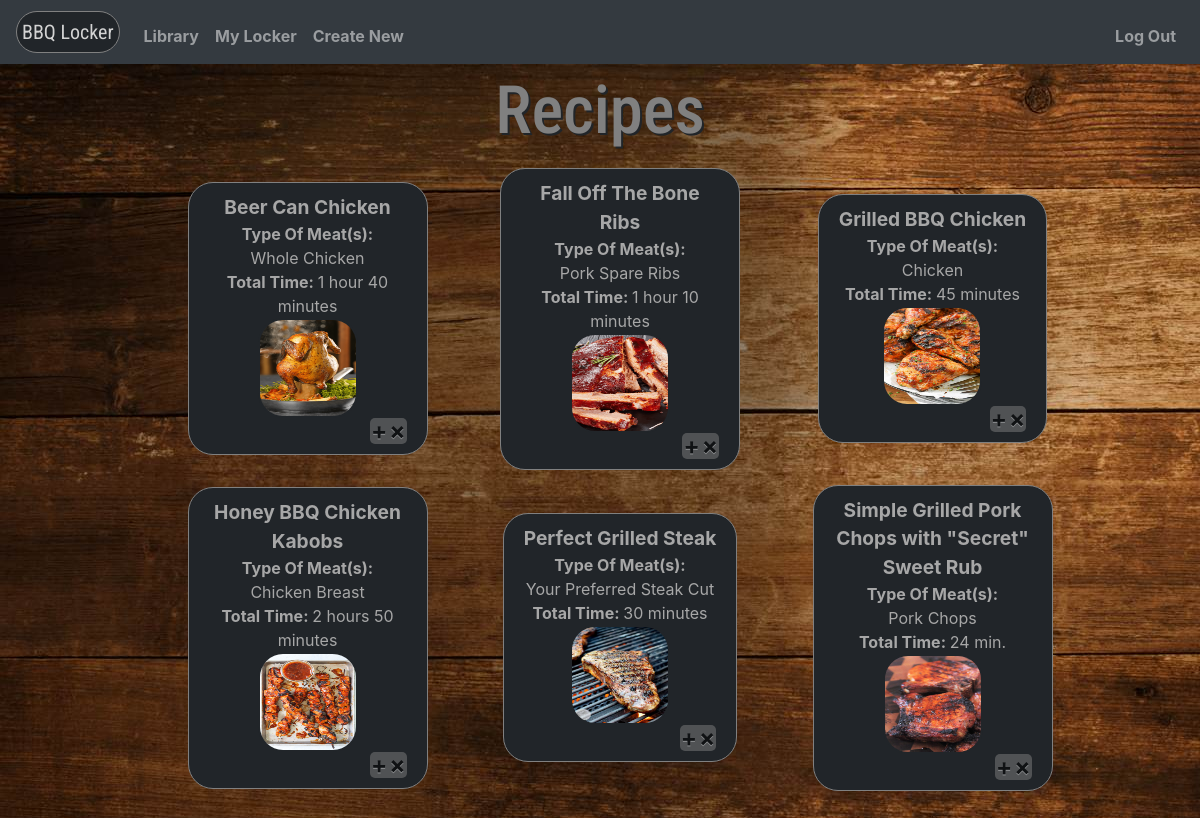
The app's page /library (signed in) with its own data.
### package/models.py (models this page shows)
class Recipe(db.Model):
    id = db.Column(db.Integer, primary_key=True)
    recipeName = db.Column(db.String(10000), unique=True)
    meat = db.Column(db.String(10000))
    totalTime = db.Column(db.String(10000))
    preparation = db.Column(db.String(10000))
    instructions = db.Column(db.String(10000))
    imgName = db.Column(db.String(100), unique=True)
    date = db.Column(db.DateTime(timezone=True), default=func.now())
    user_id = db.Column(db.Integer, db.ForeignKey('user.id'))
    favorites = db.relationship('Favorite')

### package/views.py (the view)
@views.route('/library', methods=['GET', 'POST'])
@login_required
def library():
    recipes = Recipe.query.order_by(Recipe.recipeName)
    favorites = Favorite.query.order_by(Favorite.recipeName)
    return render_template("library.html", user=current_user, recipes=recipes, favorites=favorites)

### package/__init__.py (called while the page is built)
def create_app():
    app = Flask(__name__)
    app.config['SECRET_KEY'] = 'bulldog'
    app.config['SQLALCHEMY_DATABASE_URI'] = f'sqlite:///{DB_NAME}'
    app.config['CSRF_ENABLED'] = True
    app.config['USER_ENABLE_EMAIL'] = False
    db.init_app(app)
    from .views import views
    from .auth import auth
    app.register_blueprint(views, url_prefix='/')
    app.register_blueprint(auth, url_prefix='/')
    from .models import User
    create_database(app)
    login_manager = LoginManager()
    login_manager.login_view = 'auth.login'
    login_manager.init_app(app)
    @login_manager.user_loader
    def load_user(id):
        return User.query.get(int(id))
    return app

### package/templates/library.html (shortened to what this page needs)
{% extends "layout.html" %}
{% block content %}
<h1 class="header-library">Recipes</h1>
<body>
  <ul class="list-grid" id="recipe">
    {% for recipe in recipes %}
    <li class="data-box" >
      <a id="recipeName" onClick="gotoRecipe({{ recipe.id }})">{{ recipe.recipeName }}</a>
      <a id="recipeMeat" onClick="gotoRecipe({{ recipe.id }})"><b>Type Of Meat(s): </b><br />{{ recipe.meat }}</a>
      <a id="totalTime" onClick="gotoRecipe({{ recipe.id }})"><b>Total Time: </b>{{ recipe.totalTime }}</a>
      <img id="libraryImg" onClick="gotoRecipe({{ recipe.id }})" width="100" height="100"  src="/static/userImages/{{ recipe.imgName }}" alt="No Image Uploaded">
      <button id="deleteButton" style="padding: 1px; background-color:grey; border-bottom-right-radius: 5px; border-top-right-radius: 5px;" type="button" class="close" onClick="deleteRecipe({{ recipe.id }})">
        <span aria-hidden="true">&times;</span>
      </button>
      <button id="addFavButton" style="padding: 1px; background-color:grey; border-bottom-left-radius: 5px; border-top-left-radius: 5px;" type="button" class="close" onClick="addFavorite({{ recipe.id }})">
        <span aria-hidden="true">&plus;</span>
      </button>
    </li>
    {% endfor %}
  </ul>
</body>
{% endblock %}

### package/templates/layout.html (shortened to what this page needs)
<!DOCTYPE html>
<html lang="en">
<head>
    <link rel="stylesheet" href="https://cdn.jsdelivr.net/npm/bootstrap@4.5.3/dist/css/bootstrap.min.css"
>
    <link href="/static/styles.css" rel="stylesheet">
</head>
<body>
    <nav class="navbar navbar-expand-lg navbar-dark bg-dark" style="position: fixed; width: 100%; padding: auto; z-index: 999999 !important;">
        <a class="navbar-brand" style="color: lightgrey; background-color:#212529; border: 1px solid grey; border-radius: 25px; padding: 5px;" href="/">BBQ Locker</a>
        <div class="collapse navbar-collapse" id="navbar">
            {% if user.is_authenticated %}
            <ul class="navbar-nav mr-auto mt-2">
                <li class="nav-item"><a class="nav-link" href="/library">Library</a></li>
                <li class="nav-item"><a class="nav-link" href="/favorites">My Locker</a></li>
                <li class="nav-item"><a class="nav-link" href="/createNew">Create New</a></li>
            </ul>
            <ul class="navbar-nav ml-auto mt-2">
                <li class="nav-item"><a class="nav-link" href="/logout">Log Out</a></li>
            </ul>
            {% else %}
            <ul class="navbar-nav ml-auto mt-2">
                <li class="nav-item"><a class="nav-link" href="/register">Register</a></li>
                <li class="nav-item"><a class="nav-link" href="/login">Log In</a></li>
            </ul>
            {% endif %}
        </div>
    </nav>
    <div class="container">{% block content %} {% endblock %}</div>
</body>
</html>

### package/static/styles.css (style rules this page uses)
.container { padding: 60px; }
.navbar-brand { font-family: "Roboto Condensed", sans-serif; }
.nav-item { font-weight: bold; }
body { background-image: url("defaultImages/woodenBackground.jpg"); }
.header-library { color: grey; font-family: Roboto Condensed; font-size: 50pt; text-shadow: 2px 2px #212529; padding: 10px; text-align: center; }
.list-grid { margin: auto; display: grid; list-style-type: none; grid-template-columns: repeat(auto-fit, 15rem); gap: 15px; justify-content: space-evenly; justify-items: center; align-content: space-evenly; align-items: center; }
.list-grid li { display: inline-block; background-color: #212529; padding: 10px 20px 10px 20px; border-radius: 25px; border: 1px solid grey; color: rgb(167, 167, 167); }
.list-grid li #recipeName { display: block; font-weight: bold; font-size: larger; text-align: center; word-wrap: break-word; }
.list-grid li #recipeMeat { display: block; text-align: center; }
.list-grid li #totalTime { display: block; text-align: center; }
.list-grid li img { display: block; color: rgb(112, 28, 28); font-size: auto; text-align: center; margin: auto; border-style: solid; border-color: #212529; border-width: 2px; }
.list-grid li button { bottom: 0; }
img { border-radius: 25px; margin: auto; }
* { box-sizing: border-box; }

### records on screen
Recipe: recipeName "Beer Can Chicken", meat "Whole Chicken", totalTime "1 hour 40 minutes", imgName (picture)
Recipe: recipeName "Fall Off The Bone Ribs", meat "Pork Spare Ribs", totalTime "1 hour 10 minutes", imgName (picture)
Recipe: recipeName "Grilled BBQ Chicken", meat "Chicken", totalTime "45 minutes", imgName (picture)
Recipe: recipeName "Honey BBQ Chicken Kabobs", meat "Chicken Breast", totalTime "2 hours 50 minutes", imgName (picture)
Recipe: recipeName "Perfect Grilled Steak", meat "Your Preferred Steak Cut", totalTime "30 minutes", imgName (picture)
Recipe: recipeName "Simple Grilled Pork Chops with \"Secret\" Sweet Rub", meat "Pork Chops", totalTime "24 min.", imgName (picture)
